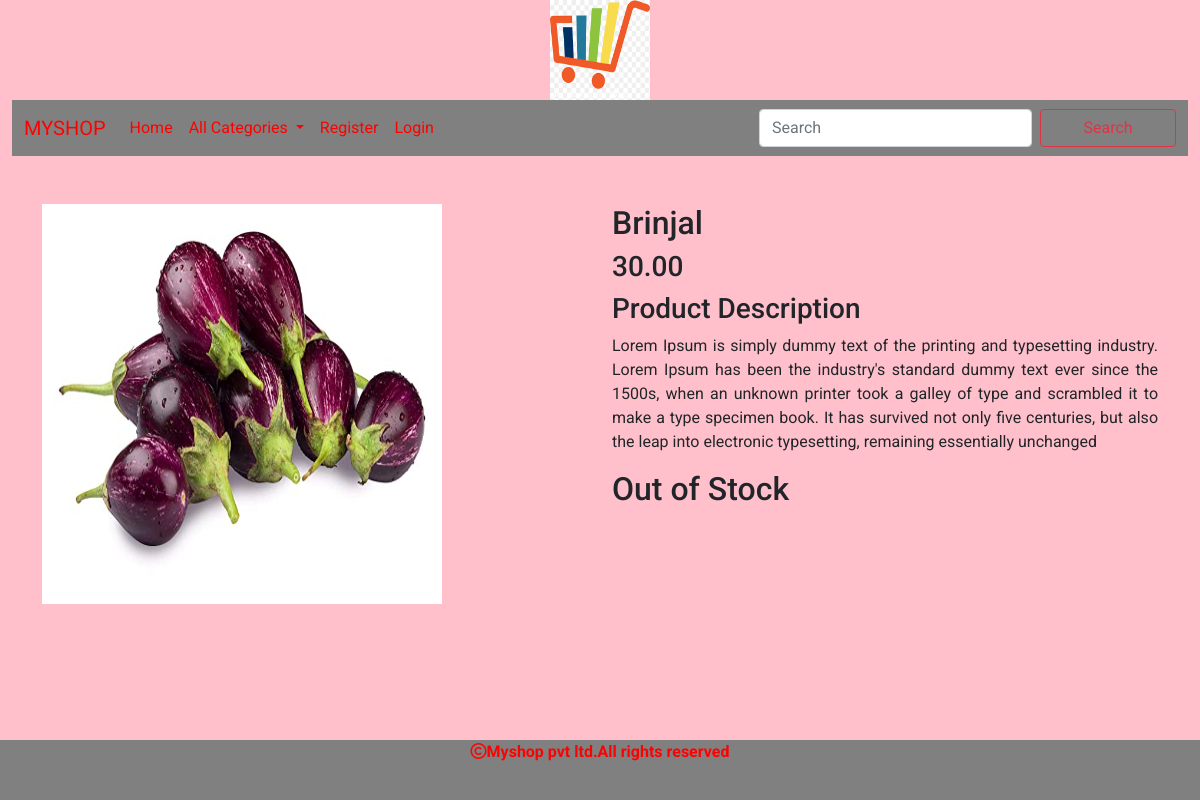
Screenshot of /prodetail/Brinjal with the database file from the repository.
### shop/models.py (models this page shows, shortened)
class Product(models.Model):
    name=models.CharField(max_length=200,unique=True)
    slug=models.SlugField(max_length=250,unique=True)
    description=models.TextField(blank=True)
    price=models.DecimalField(max_digits=10,decimal_places=2)
    category=models.ForeignKey(Category,on_delete=models.CASCADE)
    image=models.ImageField(upload_to='img/products',null=True,blank=True)
    stock=models.IntegerField()
    available=models.BooleanField(default=True)
    created=models.DateTimeField(auto_now_add=True)
    updated=models.DateTimeField(auto_now=True)

### shop/views.py (the view)
# urls.py: path('prodetail/<slug:p>',views.prodetail,name="prodetail"),
def prodetail(request,p):
    p=Product.objects.get(slug=p)
    return render(request,'detail.html',{'p':p})

### cart/context_processors.py (called while the page is built, shortened)
def counter(request):
    item_count=0
    return {'item_count':item_count}

### shop/context_processors.py (called while the page is built)
def menu_links(request):
    links=Category.objects.all()
    return {'links':links}

### templates/detail.html
{% extends 'base.html' %}
{% load static %}
{% block content %}
<div class="container" style="margin-bottom:100px;">
  <div class="row">
   <div class="col-sm-6 mt-5">
     <img src="{{p.image.url}}" height="400px" width="400px">
     </div>
    <div class="col-sm-6 mt-5">
      <h2>{{p.name}}</h2>
      <h3>{{p.price}}</h3>
      <h3>Product Description</h3>
      <p style="text-align:justify">{{p.description}}</p>
      {% if p.stock <= 0 %}
      <h2>Out of Stock</h2>
      {% else %}
      <a href="{% url 'cart:add_cart' p.id %}" class="btn btn-primary">ADD TO CART</a>
      {% endif %}
                  </div>
      </div>
    </div>
{% endblock %}

### static/css/custom.css (style rules this page uses)
body { background-color:pink; font-family: 'Roboto', sans-serif; }

### rows the page displays
Product: image (picture), name "Brinjal", price "30.00", description "Lorem Ipsum is simply dummy text of the printing and typesetting industry. Lorem Ipsum has been the industry's standard dummy text ever since the 1500s, when an unknown printer took a galley of type and scrambled it to make a type specimen book. It has survived not only five centuries, but also the leap into electronic typesetting, remaining essentially unchanged"
